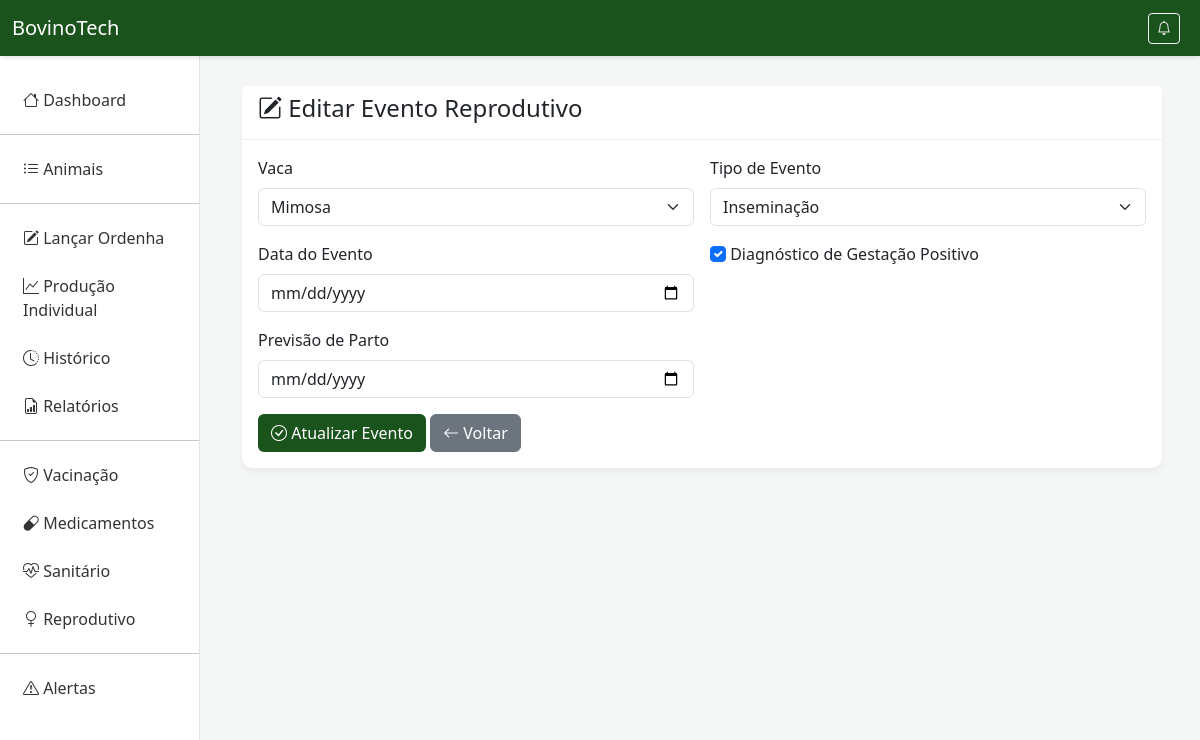
The app's page /reprodutivo/2/editar/ with its own data.
### producao/models.py (models this page shows, shortened)
class ControleReprodutivo(models.Model):
    TIPO_CHOICES = [('INS', 'Inseminação'), ('COB', 'Cobertura')]
    animal = models.ForeignKey(Animal, on_delete=models.CASCADE, limit_choices_to={'sexo': 'F'})
    tipo = models.CharField(max_length=3, choices=TIPO_CHOICES)
    data_evento = models.DateField()
    diagnostico_gestacao = models.BooleanField(default=False)
    previsao_parto = models.DateField(null=True, blank=True)

### producao/views.py (the view)
# urls.py: path('reprodutivo/<int:pk>/editar/', views.editar_reprodutivo, name='editar_reprodutivo'),
def editar_reprodutivo(request, pk):
    reprodutivo = get_object_or_404(ControleReprodutivo, pk=pk)
    if request.method == 'POST':
        form = ControleReprodutivForm(request.POST, instance=reprodutivo)
        if form.is_valid():
            form.save()
            return redirect('reprodutivo')
    else:
        form = ControleReprodutivForm(instance=reprodutivo)
    return render(request, 'editar_reprodutivo.html', {'form': form, 'reprodutivo': reprodutivo})

### producao/forms.py
class ControleReprodutivForm(forms.ModelForm):
    class Meta:
        model = ControleReprodutivo
        fields = ['animal', 'tipo', 'data_evento', 'diagnostico_gestacao', 'previsao_parto']
        widgets = {
            'animal': forms.Select(attrs={'class': 'form-select'}),
            'tipo': forms.Select(attrs={'class': 'form-select'}),
            'data_evento': forms.DateInput(attrs={'class': 'form-control', 'type': 'date'}),
            'diagnostico_gestacao': forms.CheckboxInput(attrs={'class': 'form-check-input'}),
            'previsao_parto': forms.DateInput(attrs={'class': 'form-control', 'type': 'date'}),
        }

### producao/models.py (called while the page is built)
    def __str__(self):
        return self.identificacao

### producao/templates/editar_reprodutivo.html (shortened to what this page needs)
{% extends 'base.html' %}
{% block content %}
<div class="card">
    <div class="card-header">
        <h4><i class="bi bi-pencil-square"></i> Editar Evento Reprodutivo</h4>
    </div>
    <div class="card-body">
        <form method="post" class="row g-3">
            <div class="col-md-6">
                <label for="{{ form.animal.id_for_label }}" class="form-label">Vaca</label>
                {{ form.animal }}
            </div>
            <div class="col-md-6">
                <label for="{{ form.tipo.id_for_label }}" class="form-label">Tipo de Evento</label>
                {{ form.tipo }}
            </div>
            <div class="col-md-6">
                <label for="{{ form.data_evento.id_for_label }}" class="form-label">Data do Evento</label>
                {{ form.data_evento }}
            </div>
            <div class="col-md-6">
                <label for="{{ form.diagnostico_gestacao.id_for_label }}" class="form-label">
                    {{ form.diagnostico_gestacao }} Diagnóstico de Gestação Positivo
                </label>
            </div>
            <div class="col-md-6">
                <label for="{{ form.previsao_parto.id_for_label }}" class="form-label">Previsão de Parto</label>
                {{ form.previsao_parto }}
            </div>
            <div class="col-12">
                <button type="submit" class="btn btn-novo"><i class="bi bi-check-circle"></i> Atualizar Evento</button>
                <a href="{% url 'reprodutivo' %}" class="btn btn-secondary"><i class="bi bi-arrow-left"></i> Voltar</a>
            </div>
        </form>
    </div>
</div>
{% endblock %}

### producao/templates/base.html (style rules this page uses)
* { margin: 0; padding: 0; box-sizing: border-box; }
body { background-color: #f4f7f6; font-family: 'Segoe UI', Tahoma, Geneva, Verdana, sans-serif; }
.card { border: none; border-radius: 10px; box-shadow: 0 4px 6px rgba(0,0,0,0.05); }
.card-header { background: white; border-bottom: 1px solid #eee; font-weight: bold; }
.btn-novo { background-color: #1a531b; color: white; }

### records on screen
ControleReprodutivo: animal "Mimosa", tipo "Inseminação", diagnostico_gestacao "☑"
